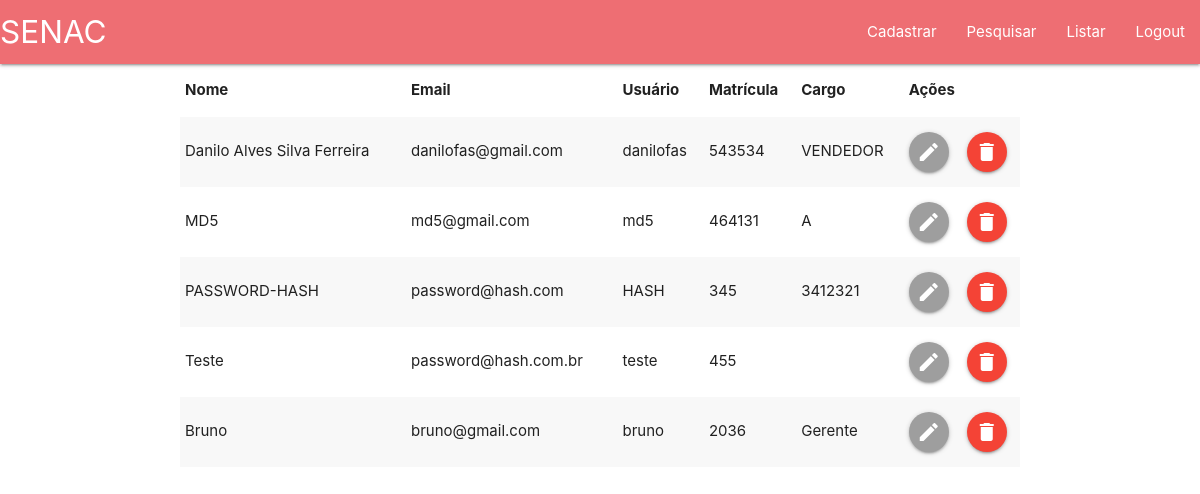
Page /paginas/listUsersOO.php on the committed database.
### tables this page shows
CREATE TABLE `usuarios` (
  `id` int(11) NOT NULL,
  `nome` varchar(200) NOT NULL,
  `cpf` varchar(11) NOT NULL,
  `sexo` char(2) NOT NULL,
  `email` varchar(65) NOT NULL,
  `usuario` varchar(30) NOT NULL,
  `matricula` varchar(50) NOT NULL,
  `password` varchar(250) NOT NULL,
  `cargo` varchar(40) NOT NULL
);

### _includes/crud.php (called while the page is built, shortened)
<?php
require_once ('connectionPDO.php');
abstract class Crud extends Database{
    protected $table;
    public function searchAll(){
        $sql = "SELECT * FROM $this->table";
        $stmt = Database::prepare($sql);
        $stmt->execute();
        return $stmt->fetchAll();
    }
}

### _includes/connectionPDO.php (called while the page is built, shortened)
<?php
class Database{
    private static $instance;
    public static function getInstance(){
        if(!isset(self::$instance)){
            try{
                self::$instance = new PDO('mysql:host=' . HOST .';dbname=' . DBNAME . ';',USER, PASSWORD, array(PDO::MYSQL_ATTR_INIT_COMMAND => "SET NAMES utf8"));
                self::$instance->setAttribute(PDO::ATTR_ERRMODE, PDO::ERRMODE_EXCEPTION);
                self::$instance->setAttribute(PDO::ATTR_DEFAULT_FETCH_MODE, PDO::FETCH_OBJ);
            } catch(PDOException $e){
                echo $e->getMessage();
            }
        }
        return self::$instance;
    }
    public static function prepare($sql){
        return self::getInstance()->prepare($sql);
    }
}
?>

### paginas/listUsersOO.php (the view, shortened to what this page needs)
<?php
include_once('../_includes/header.php');
?>
    <div class="container">
        <div class="row">
            <table class="striped">
                <thead>
                    <tr>
                        <th>Nome</th>
                        <th>Email</th>
                        <th>Usuário</th>
                        <th>Matrícula</th>
                        <th>Cargo</th>
                        <th colspan="2">Ações</th>
                    </tr>
                </thead>
                <tbody>
                    <?php
                    $usuario = new Usuarios();
                    foreach($usuario->searchAll() as $key => $value){
                    ?>
                        <tr>
                            <td><?php echo ucwords($value->nome); ?></td>
                            <td><?php echo $value->email; ?></td>
                            <td><?php echo $value->usuario; ?></td>
                            <td><?php echo $value->matricula; ?></td>
                            <td><?php echo ucwords($value->cargo);?></td>
                            <td><a href="editarUser.php?id=<?php echo $value->id; ?>" class="btn-floating grey"><i class="material-icons">edit</i></a></td>
                            <td><a title="Deletar usuário?" href="#modal?id=<?php echo $value->id; ?>" class="btn-floating red waves-effect waves-light btn modal-trigger"><i class="material-icons">delete</i></a></td>
                        </tr>
                    <?php
                    }
                    ?>
                </tbody>
            </table>
        </div>
    </div>
    <?php
    include_once('../_includes/footer.php')
?>

### rows in the picture
usuarios: nome "Danilo Alves Silva Ferreira", email "danilofas@gmail.com", usuario "danilofas", matricula "543534", cargo "VENDEDOR"
usuarios: nome "MD5", email "md5@gmail.com", usuario "md5", matricula "464131", cargo "A"
usuarios: nome "PASSWORD-HASH", email "password@hash.com", usuario "HASH", matricula "345", cargo "3412321"
usuarios: nome "Teste", email "password@hash.com.br", usuario "teste", matricula "455"
usuarios: nome "Bruno", email "bruno@gmail.com", usuario "bruno", matricula "2036", cargo "Gerente"
